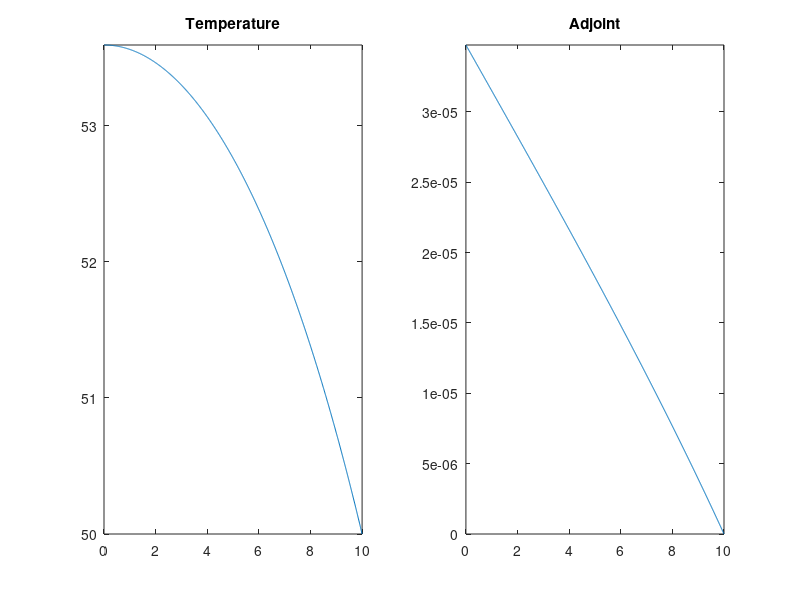

This figure's MATLAB source: (Note: this script raises an error after producing the figure.)
function hc_nonlinear_analytical
clc; close all;

% problem definition
% -d/dx (T^k dT/dx) = q = -1/(k+1).d^2(T^(k+1))/dx^2
% dTdx|_0=0 T(L)=T_dir
L=10; q=10000; T_dir=50; k=3;
% region of interest
% direc at 0
% 
do_plot = true;

%%%%%%%%%%%%%%%%%%%%%%%%%%%%%%%%%%%%%%%%%%%%%%%%%%%%%%%%%%
% solve forward problem for unperturbed temperature
%%%%%%%%%%%%%%%%%%%%%%%%%%%%%%%%%%%%%%%%%%%%%%%%%%%%%%%%%%
% int_0^x (eq) = -1/(k+1).d(T^(k+1))/dx = qx
% int_x^L (new.eq) => T^(k+1)(x) = T_dir^(k+1) + (k+1)/2.q.(L^2-x^2)
%
kp1=k+1;
fh_T = @(x) (T_dir^kp1 + kp1/2*q*(L^2-x.^2)).^(1/kp1);
fh_dTdx = @(x) (-q*x)./(fh_T(x).^k);
% plot temperature
if do_plot
    x=linspace(0,L,1000);
    figure(1); subplot(1,2,1); plot(x,fh_T(x)); axis tight; title('Temperature');
end
% compute functional using forward solution
response = 'dirac';
switch response
    case 'dirac'
        J_for = fh_T(0);
    case 'integrated'
        J_for = integral(fh_T,0,L);
end

%%%%%%%%%%%%%%%%%%%%%%%%%%%%%%%%%%%%%%%%%%%%%%%%%%%%%%%%%%
% solve adjoint problem
%%%%%%%%%%%%%%%%%%%%%%%%%%%%%%%%%%%%%%%%%%%%%%%%%%%%%%%%%%
% -d/dx (T^k dphi/dx) = dirac(x) = 0
% phi(L)=phi_dir=0, 
% for dirac at 0 repsonse : source condition at x=0: -2T^k(0) dphidx|_0 = 1
% T^k.dphidx = C = -1/2
% phi(L) - phi(x) = (-1/2) int_x^L 1/T^k(y) dy = -phi(x)
%
% for integrated temp as response: dphidx|_0=0
%
switch response
    case 'dirac'
        for i=1:length(x)
           phi(i) = integral(@(x) 1./(fh_T(x).^k), x(i),L)/2;
        end
    case 'integrated'
        for i=1:length(x)
           phi(i) = integral(@(x) x./(fh_T(x).^k), x(i),L);
        end
end
% plot adjoint
if do_plot
    subplot(1,2,2); plot(x,phi); axis tight; title('Adjoint');
end
% compute functional using adjoint
int_phi = dot( (phi(1:end-1)+phi(2:end))/2 , diff(x) ); 
J_adj_vol = q * int_phi;
switch response
    case 'dirac'
       J_adj_dir = (T_dir-fh_T(0))/2;
    case 'integrated'
       J_adj_dir = T_dir*L;
end
J_adj = J_adj_vol + J_adj_dir;
%%%%%%%%%%%%%%%%%%%%%%%%%%%%%%%%%%%%%%%%%%%%%%%%%%%%%%%%%%
% QoI values
%%%%%%%%%%%%%%%%%%%%%%%%%%%%%%%%%%%%%%%%%%%%%%%%%%%%%%%%%%
fprintf('Unperturbed QoI values: \nForward %g\nAdjoint %g\n',J_for,J_adj);
fprintf('Splitting the adjoint values:\n\tvolume  \t%g\n\tDirichlet bc\t%g\n',...
    J_adj_vol,J_adj_dir);

%%%%%%%%%%%%%%%%%%%%%%%%%%%%%%%%%%%%%%%%%%%%%%%%%%%%%%%%%%
% create perturbation 
%%%%%%%%%%%%%%%%%%%%%%%%%%%%%%%%%%%%%%%%%%%%%%%%%%%%%%%%%%
% save values
fh_T0 = fh_T; fh_dT0dx = fh_dTdx; J_for0 = J_for;
% save unperturbed parameters
k0=k; q0=q; h0=h; T_dir0=T_dir; T_inf0=T_inf;
% perturbed values
pert = 1e-1;
q     = q0     * (1 + pert*1); 
k     = k0     * (1 + pert*1);
h     = h0     * (1 + pert*1);
T_dir = T_dir0 * (1 + pert*1);
T_inf = T_inf0 * (1 + pert*1);
%
q1 = q-q0; h1 = h-h0; k1 = k-k0;
T_dir1=T_dir-T_dir0; T_inf1=T_inf-T_inf0;

%%%%%%%%%%%%%%%%%%%%%%%%%%%%%%%%%%%%%%%%%%%%%%%%%%%%%%%%%%
% solve forward problem for perturbed temperature
%%%%%%%%%%%%%%%%%%%%%%%%%%%%%%%%%%%%%%%%%%%%%%%%%%%%%%%%%%
[fh_T,fh_dTdx] = compute_temperature(a,b,k,q,T_dir,h,T_inf);
if do_plot
    subplot(1,2,1); hold all; plot(x,fh_T(x)); axis tight; hold off; 
end
J_for = integral(@(x) fh_T(x).*fh_r(x),x1,x2);
fprintf('\nPerturbed QoI values: \nForward %g\n',J_for);
% forward sensitivity
dJ_for = (J_for - J_for0)  ;
% verif
% [(J_for - J_for0) integral(@(x) T(x)-T0(x),x1,x2)]
%%%%%%%%%%%%%%%%%%%%%%%%%%%%%%%%%%%%%%%%%%%%%%%%%%%%%%%%%%
% adjoint-based sensitivity
%%%%%%%%%%%%%%%%%%%%%%%%%%%%%%%%%%%%%%%%%%%%%%%%%%%%%%%%%%
% sensivitiy due to heat source
dJ_adj_vol_src = q1 * integral(fh_phi,a,b);
% sensivitiy due to conductivity, first-order and exact
dJ_adj_vol_cond       = -k1 * integral(@(x) fh_dT0dx(x).*fh_dphidx(x),a,b);
dJ_adj_vol_cond_exact = -k1 * integral(@(x) fh_dTdx(x) .*fh_dphidx(x),a,b);
dJ_adj_dirichlet      = k0*fh_dphidx(a)*T_dir1;
dJ_adj_robin          = -h1*fh_T0(b)*fh_phi(b) + (h*T_inf-h0*T_inf0)*fh_phi(b);
dJ_adj_robin_exact    = -h1*fh_T(b) *fh_phi(b) + (h*T_inf-h0*T_inf0)*fh_phi(b);

dJ_adj       = dJ_adj_vol_src + dJ_adj_vol_cond       + dJ_adj_dirichlet +dJ_adj_robin      ;
dJ_adj_exact = dJ_adj_vol_src + dJ_adj_vol_cond_exact + dJ_adj_dirichlet +dJ_adj_robin_exact;

%%%%%%%%%%%%%%%%%%%%%%%%%%%%%%%%%%%%%%%%%%%%%%%%%%%%%%%%%%
% sensitivity values
%%%%%%%%%%%%%%%%%%%%%%%%%%%%%%%%%%%%%%%%%%%%%%%%%%%%%%%%%%
fprintf('Sensitivity values:\nForward: %g\n',dJ_for);
fprintf('Adjoint:\n');
fprintf('\tAll    \t\t%g\n',dJ_adj);
fprintf('\tAll E  \t\t%g\n',dJ_adj_exact);
fprintf('\tvol.src  \t%g\n',dJ_adj_vol_src);
fprintf('\tvol.cond \t%g\n',dJ_adj_vol_cond);
fprintf('\tvol.condE\t%g\n',dJ_adj_vol_cond_exact);
fprintf('\tDirichlet\t%g\n',dJ_adj_dirichlet);
fprintf('\tRobin bc \t%g\n',dJ_adj_robin);
fprintf('\tRobin bcE\t%g\n',dJ_adj_robin_exact);

return
end
%%%%%%%%%%%%%%%%%%%%%%%%%

function [fh_T,fh_dTdx] = compute_temperature(a,b,k,q,T_dir,h,T_inf)
% Problem statement: -d/dx(k.dT/dx) = q
%                    T(a) = T_dir
%                    -k.dT/dx|_b = h(T(b) - T_inf)
%
% Analytical solution:
%      T(x) = alpha (x-a)(x-b) + beta(x-b) + gamma
%      with alpha = -q/k/2

mat = [ (a-b) 1 ; k  h];
rhs = [T_dir;  q/2*(b-a) + h*T_inf];
coef = mat\rhs;

alpha = -q/k/2; beta = coef(1); gamma = coef(2);
% function handle for temperature
fh_T = @(x) alpha*(x-a).*(x-b) + beta*(x-b) + gamma;
% function handle for derivative of temperature
fh_dTdx = @(x) alpha*(2*x-a-b) + beta;

% varargout = cell(1,nargout);
% % function handle for T and dTdx
% varargout{1} = fh_T;
% varargout{2} = fh_dTdx;
% switch nargout
%     case {1,2}
%         % nothing to do
%     case 3
%         % value at x=a
%         varargout{3} = fh_T(b);
%     case 4
%         % value at x=b
%         varargout{3} = fh_T(b);
%         % value of derivative at at x=a
%         varargout{4} = alpha*(2*a-a-b)+beta;
%     otherwise
%         error('wrong nargout in compute T');
% end        

return
end
%%%%%%%%%%%%%%%%%%%%%%%%%

function [fh_phi, fh_dphidx] = compute_adjoint(a,b,x1,x2,k,r,phi_dir,h,phi_inf)
% Problem statement: -d/dx(k.dphi/dx) = r
%                    phi(a) = phi_dir
%                    -k.dphi/dx|_b = h(phi(b) - phi_inf)
%
% Analytical solution:
% if 3 regions (r(x).ne.0 only inside the domain [a,b]:
%    phi{1}(x) = alpha{1}(x-a) + beta{1}
%    phi{2}(x) = alpha{2}(x-x1)(x-x2) + beta{2}(x-x2) + gamma{2}
%    phi{3}(x) = alpha{3}(x-b) + beta{3}
% if 2 regions (case x1=a)
%    phi{1}(x) = alpha{1}(x-a)(x-x2) + beta{1}(x-a) + gamma{1}
%    phi{2}(x) = alpha{2}(x-b) + beta{2} 
% if 2 regions (case x2=b)
%    phi{1}(x) = alpha{1}(x-a) + beta{1}
%    phi{2}(x) = alpha{2}(x-x1)(x-b) + beta{2}(x-b) + gamma{2}
% if 1 region. same as solving for T routine

my_case='not_defined';

if ( abs(a-x1)<eps && abs(b-x2)<eps )
    my_case = 'both_bd';
end
if ( abs(a-x1)<eps && abs(b-x2)>eps )
    my_case = 'left_bd';
end
if ( abs(a-x1)>eps && abs(b-x2)<eps )
    my_case = 'right_bd';
end
if ( abs(a-x1)>eps && abs(b-x2)>eps )
    my_case = 'inside';
end
% fprintf('my case is %s\n',my_case);

% analytical solution
switch my_case
    case 'inside'
        % set up linear system
        mat = zeros(6,6); rhs = zeros(6,1);
        % coef = [ a1,b1,b2,g2,a3,b3]
        alpha2 = -r/k/2;
        % fill system
        % phi{1}(a) = phi_dir = beta{1}
        mat(1,2) = 1; rhs(1) = phi_dir;
        % -k dphi{3}dx(b) = h (phi{3}(b)-phi_inf)
        % - k a3 = h(b3-phi_inf)
        mat(2,5:6) = [k h ]; rhs(2) = h*phi_inf;
        % interfaces: values
        % phi{1}(x1) = phi{2}(x1)
        % a1(x1-a)+b1 = b2(x1-x2)+g2
        mat(3,1:4) = [(x1-a) 1 -(x1-x2) -1];
        % phi{2}(x2) = phi{3}(x2)
        % g2 = a3(x2-b) +b3
        mat(4,4:6) = [1 -(x2-b) -1];
        % interfaces: derivatives
        % a1 = a2(2x-x1-x2)+b2
        mat(5,1) = 1; mat(5,3) = -1; rhs(5)= alpha2*(x1-x2);
        % a3 = a2(2x-x1-x2)+b2
        mat(6,5) = 1; mat(6,3) = -1; rhs(6)=-alpha2*(x1-x2);
        % solve system
        coef = mat\rhs;
        % assign coefficients
        alpha1 = coef(1);
        beta1  = coef(2);
        beta2  = coef(3);
        gamma2 = coef(4);
        alpha3 = coef(5);
        beta3  = coef(6);
        % define solution per region
        phi{1} = @(x) alpha1*(x-a) + beta1;
        phi{2} = @(x) alpha2*(x-x1).*(x-x2) + beta2*(x-x2) + gamma2;
        phi{3} = @(x) alpha3*(x-b) + beta3;
        % create full-domain solution
        fh_phi = @(x) (x<x1).*phi{1}(x) + (x>=x1&x<x2).* phi{2}(x) + (x>=x2).*phi{3}(x);
        % define solution derivative per region
        dphi{1} = @(x) alpha1;
        dphi{2} = @(x) alpha2*(2*x-x1-x2) + beta2;
        dphi{3} = @(x) alpha3;
        % create full-domain solution
        fh_dphidx = @(x) (x<x1).*dphi{1}(x) + (x>=x1&x<x2).* dphi{2}(x) + (x>=x2).*dphi{3}(x);
        
    case 'left_bd'
        % set up linear system
        mat = zeros(4,4); rhs = zeros(4,1);
        % coef = [ b1,g1,a2,b2]
        alpha1 = -r/k/2;
        % fill system
        % phi{1}(a) = phi_dir = gamma{1}
        mat(1,2) = 1; rhs(1) = phi_dir;
        % -k dphi{2}dx(b) = h (phi{2}(b)-phi_inf)
        % - k a2 = h(b2-phi_inf)
        mat(2,3:4) = [k h ]; rhs(2) = h*phi_inf;
        % interfaces: values
        % phi{1}(x2) = phi{2}(x2)
        % b1(x2-a)+g1 = a2(x2-b)+b2
        mat(3,1:4) = [(x2-a) 1 -(x2-b) -1];
        % interfaces: derivative at x2
        % a1(2x-a-x2)+b1 = a1(x2-a)+b1 = a2
        mat(4,1) = 1; mat(4,3) = -1; rhs(4)= -alpha1*(x2-a);
        % solve system
        coef = mat\rhs;
        % assign coefficients
        beta1  = coef(1);
        gamma1 = coef(2);
        alpha2 = coef(3);
        beta2  = coef(4);
        % define solution per region
        phi{1} = @(x) alpha1*(x-a).*(x-x2) + beta1*(x-a) + gamma1;
        phi{2} = @(x) alpha2*(x-b) + beta2;
        % create full-domain solution
        fh_phi = @(x) (x<x2).*phi{1}(x)  + (x>=x2).*phi{2}(x);
        % define solution derivative per region
        dphi{1} = @(x) alpha1*(2*x-a-x2) + beta1;
        dphi{2} = @(x) alpha2;
        % create full-domain solution
        fh_dphidx = @(x) (x<x2).*dphi{1}(x) + (x>=x2).*dphi{2}(x);
        
    case 'right_bd'
%    phi{1}(x) = alpha{1}(x-a) + beta{1}
%    phi{2}(x) = alpha{2}(x-x1)(x-b) + beta{2}(x-b) + gamma{2}
       % set up linear system
        mat = zeros(4,4); rhs = zeros(4,1);
        % coef = [ a1,b1,b2,g2]
        alpha2 = -r/k/2;
        % fill system
        % phi{1}(a) = phi_dir = beta{1}
        mat(1,2) = 1; rhs(1) = phi_dir;
        % -k dphi{2}dx(b) = h (phi{2}(b)-phi_inf)
        % - k(a2(2x-x1-b)+b2) = h(g2-phi_inf)
        mat(2,3:4) = [k h ]; rhs(2) = -k*alpha2*(b-x1) + h*phi_inf;
        % interfaces: values
        % phi{1}(x1) = phi{2}(x1)
        % a1(x1-a)+b1 = b2(x1-b)+g2
        mat(3,1:4) = [(x1-a) 1 -(x1-b) -1];
        % interfaces: derivatives at x1
        % a1 = a2(2x-x1-b)+b2 = a2(x1-b)+b2
        mat(4,1) = 1; mat(4,3) = -1; rhs(4)= alpha2*(x1-b);
        % solve system
        coef = mat\rhs;
        % assign coefficients
        alpha1 = coef(1);
        beta1  = coef(2);
        beta2  = coef(3);
        gamma2 = coef(4);
        % define solution per region
        phi{1} = @(x) alpha1*(x-a) + beta1;
        phi{2} = @(x) alpha2*(x-x1).*(x-b) + beta2*(x-b) + gamma2;
        % create full-domain solution
        fh_phi = @(x) (x<x1).*phi{1}(x)  + (x>=x1).*phi{2}(x);
        % define solution derivative per region
        dphi{1} = @(x) alpha1;
        dphi{2} = @(x) alpha2*(2*x-x1-b);
        % create full-domain solution
        fh_dphidx = @(x) (x<x1).*dphi{1}(x) + (x>=x1).*dphi{2}(x);
                
    case 'both_bd'
        [fh_phi, fh_dphidx] = compute_temperature(a,b,k,r,phi_dir,h,phi_inf);
    otherwise
        error('unknown case %s',my_case);
end

return
end
%%%%%%%%%%%%%%%%%%%%%%%%%
